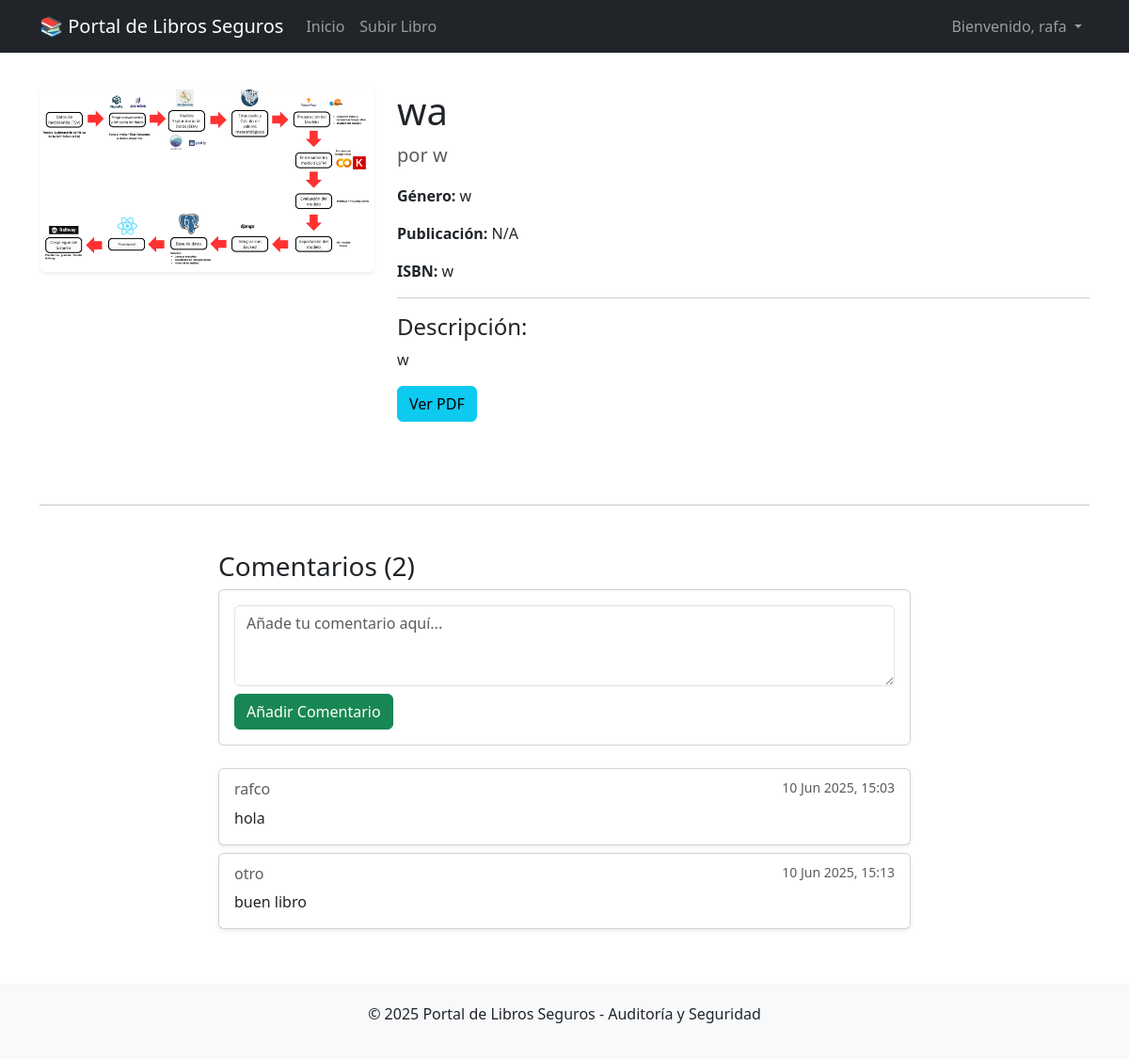
Page /libro/2/ (signed in) on the committed database.
### libros/models.py (models this page shows, shortened)
class Libro(models.Model):
    titulo = models.CharField(max_length=200)
    autor = models.CharField(max_length=100)
    isbn = models.CharField(max_length=13, unique=True, blank=True, null=True)
    genero = models.CharField(max_length=50, blank=True, null=True)
    descripcion = models.TextField(blank=True, null=True)
    fecha_publicacion = models.DateField(blank=True, null=True)
    portada = models.ImageField(upload_to='portadas/', blank=True, null=True)
    documento_pdf = models.FileField(upload_to='libros_pdf/', blank=True, null=True)
    usuario_carga = models.ForeignKey(User, on_delete=models.SET_NULL, null=True, blank=True)
    fecha_carga = models.DateTimeField(auto_now_add=True)
    es_publico = models.BooleanField(default=True) # Para control de acceso

class Comentario(models.Model):
    libro = models.ForeignKey(Libro, on_delete=models.CASCADE, related_name='comentarios')
    usuario = models.ForeignKey(User, on_delete=models.CASCADE)
    texto = models.TextField()
    fecha_creacion = models.DateTimeField(auto_now_add=True)

### libros/views.py (the view, shortened to what this page needs)
# urls.py: path('libro/<int:pk>/', views.DetalleLibro.as_view(), name='detalle_libro'), # Detalle de un libro (pk es el ID)
class DetalleLibro(DetailView):
    model = Libro
    template_name = 'libros/detalle_libro.html'
    context_object_name = 'libro'
    def get_context_data(self, **kwargs):
        context = super().get_context_data(**kwargs)
        if not self.object.es_publico and not (self.request.user.is_authenticated and self.request.user.is_staff):
            logger.warning(f"Intento de acceso no autorizado a libro no público: '{self.object.titulo}' por usuario '{self.request.user.username if self.request.user.is_authenticated else 'Anónimo'}'.")
            return context # Podrías hacer que el template maneje esta condición
        context['comentarios'] = self.object.comentarios.all() # Obtiene todos los comentarios del libro
        context['form_comentario'] = ComentarioForm() # Pasa una instancia vacía del formulario de comentario
        logger.info(f"Mostrando detalle del libro '{self.object.titulo}'.")
        return context

### libros/forms.py
class ComentarioForm(forms.ModelForm):
    class Meta:
        model = Comentario
        fields = ['texto']
        widgets = {
            'texto': forms.Textarea(attrs={'rows': 3, 'placeholder': 'Añade tu comentario aquí...', 'class': 'form-control'}),
        }
        labels = {
            'texto': 'Tu Comentario',
        }

### libros/templates/libros/detalle_libro.html (shortened to what this page needs)
{% extends 'base.html' %}
{% block content %}
<div class="row">
    <div class="col-md-4">
        {% if libro.portada %}
            <img src="{{ libro.portada.url }}" class="img-fluid rounded shadow-sm" alt="{{ libro.titulo }}">
        {% else %}
            <img src="https://via.placeholder.com/400x600?text=No+Portada" class="img-fluid rounded shadow-sm" alt="Sin Portada">
        {% endif %}
    </div>
    <div class="col-md-8">
        <h1>{{ libro.titulo }}</h1>
        <p class="lead text-muted">por {{ libro.autor }}</p>
        <p><strong>Género:</strong> {{ libro.genero|default:"N/A" }}</p>
        <p><strong>Publicación:</strong> {{ libro.fecha_publicacion|date:"d M Y"|default:"N/A" }}</p>
        {% if libro.isbn %}<p><strong>ISBN:</strong> {{ libro.isbn }}</p>{% endif %}
        <hr>
        <h4>Descripción:</h4>
        <p>{{ libro.descripcion|default:"No hay descripción disponible para este libro." }}</p>
        {% if libro.documento_pdf %}
            <a href="{{ libro.documento_pdf.url }}" class="btn btn-info mb-3" target="_blank" rel="noopener noreferrer">
                 Ver PDF
            </a>
        {% endif %}
    </div>
</div>
<hr class="my-5">
<div class="row">
    <div class="col-md-8 offset-md-2">
        <h3>Comentarios ({{ comentarios.count }})</h3>
        <div class="card mb-4">
            <div class="card-body">
                {% if user.is_authenticated %}
                    <form action="{% url 'detalle_libro' pk=libro.pk %}" method="post">
                        {{ form_comentario.texto }}
                        <button type="submit" class="btn btn-success mt-2">Añadir Comentario</button>
                    </form>
                {% else %}
                    <p class="text-center">Por favor, <a href="{% url 'login' %}">inicia sesión</a> para dejar un comentario.</p>
                {% endif %}
            </div>
        </div>
        {% if comentarios %}
            {% for comentario in comentarios %}
            <div class="card mb-2 shadow-sm">
                <div class="card-body">
                    <h6 class="card-subtitle mb-2 text-muted">{{ comentario.usuario.username }} <small class="float-end">{{ comentario.fecha_creacion|date:"d M Y, H:i" }}</small></h6>
                    <p class="card-text">{{ comentario.texto }}</p>
                </div>
            </div>
            {% endfor %}
        {% else %}
            <p class="text-center text-muted">Sé el primero en comentar este libro.</p>
        {% endif %}
    </div>
</div>
{% endblock %}

### templates/base.html (shortened to what this page needs)
<!DOCTYPE html>
<html lang="es">
<head>
    <link rel="stylesheet" href="https://cdn.jsdelivr.net/npm/bootstrap@5.3.3/dist/css/bootstrap.min.css">
</head>
<body>
    <nav class="navbar navbar-expand-lg navbar-dark bg-dark fixed-top">
        <div class="container">
            <a class="navbar-brand" href="{% url 'lista_libros' %}">📚 Portal de Libros Seguros</a>
            <div class="collapse navbar-collapse" id="navbarNav">
                <ul class="navbar-nav me-auto mb-2 mb-lg-0">
                    <li class="nav-item">
                        <a class="nav-link" href="{% url 'lista_libros' %}">Inicio</a>
                    </li>
                    {% if user.is_authenticated %}
                    <li class="nav-item">
                        <a class="nav-link" href="{% url 'crear_libro' %}">Subir Libro</a>
                    </li>
                    {% endif %}
                </ul>
                <ul class="navbar-nav ms-auto">
                    {% if user.is_authenticated %}
                    <li class="nav-item dropdown">
                        <a class="nav-link dropdown-toggle" href="#" id="navbarDropdown" role="button"
                            data-bs-toggle="dropdown" aria-expanded="false">
                            Bienvenido, {{ user.username }}
                        </a>
                    </li>
                    {% endif %}
                </ul>
            </div>
        </div>
    </nav>
    <div class="container mt-4">
        {% block content %}
        {% endblock %}
    </div>
    <footer class="footer">
        <div class="container">
            <p>&copy; 2025 Portal de Libros Seguros - Auditoría y Seguridad</p>
        </div>
    </footer>
</body>
</html>

### templates/base.html (style rules this page uses)
body { padding-top: 70px; }
.footer { background-color: #f8f9fa; padding: 20px 0; margin-top: 50px; text-align: center; }

### rows in the picture
Libro: portada (picture), titulo "wa", autor "w", genero "w", fecha_publicacion "N/A", isbn "w", descripcion "w", count "2"
Comentario: usuario.username "rafco", fecha_creacion "10 Jun 2025, 15:03", texto "hola"
Comentario: usuario.username "otro", fecha_creacion "10 Jun 2025, 15:13", texto "buen libro"

### other values in the picture
{{ user.username }} "rafa"
